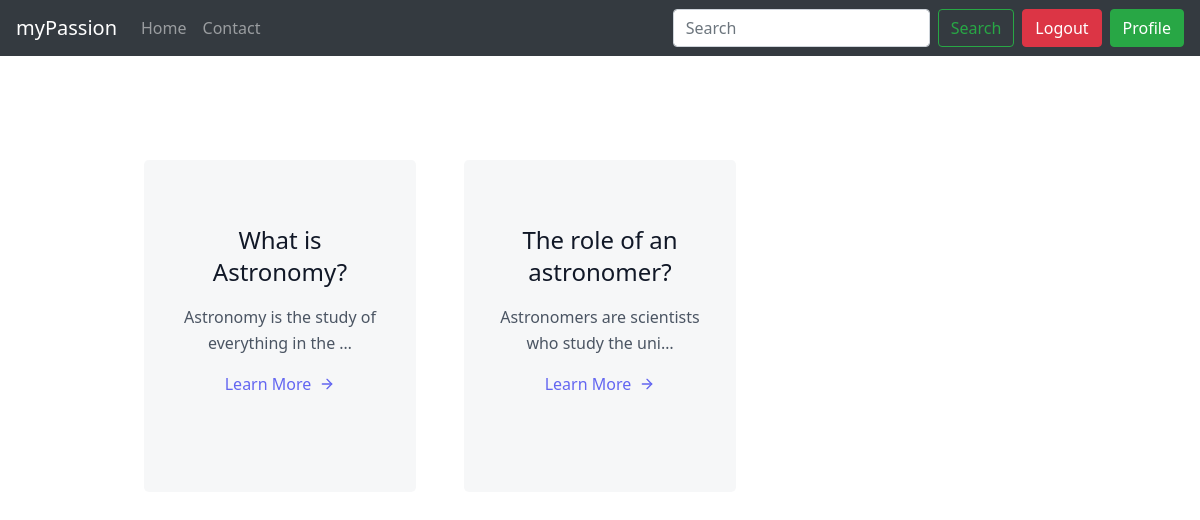
Screenshot of /viewMaterial/1 (signed in) with the database file from the repository.
### myPassion/models.py (models this page shows, shortened)
class Post(models.Model):
    title = models.TextField()
    desc = models.TextField()
    video = models.FileField(upload_to='videos', blank=True)

### myPassion/views.py (the view)
# urls.py: path("viewMaterial/<int:id>", views.viewMaterial, name="viewMaterial"),
@login_required(login_url='/login')
def viewMaterial(request, id):
    course = Course.objects.get(id=id)
    user = request.user
    if user in course.enrolled_users.all():
        if course in user.enrolled_courses.all():
            return render(request, "CourseIndexPage.html", {
                "Posts" : course.posts.all(),
                "courseId": course.id
            })

### myPassion/templates/CourseIndexPage.html
{% extends "layout.html" %}
{% block body %}
<link href="https://unpkg.com/tailwindcss@^2/dist/tailwind.min.css" rel="stylesheet">
<section class="text-gray-600 body-font">
  <div class="container px-5 py-24 mx-auto">
    <div class="flex flex-wrap -m-4">
      {% for post in Posts %}
      <div class="p-4 lg:w-1/3">
        <div class="h-full bg-gray-100 bg-opacity-75 px-8 pt-16 pb-24 rounded-lg overflow-hidden text-center relative">
          <h1 class="title-font sm:text-2xl text-xl font-medium text-gray-900 mb-3">{{post.title}}</h1>
          <p class="leading-relaxed mb-3">{{post.desc|truncatechars:45}}</p>
          <a class="text-indigo-500 inline-flex items-center" href="/ViewChapter/{{courseId}}/{{post.id}}">Learn More
            <svg class="w-4 h-4 ml-2" viewBox="0 0 24 24" stroke="currentColor" stroke-width="2" fill="none" stroke-linecap="round" stroke-linejoin="round">
              <path d="M5 12h14"></path>
              <path d="M12 5l7 7-7 7"></path>
            </svg>
          </a>
        </div>
      </div>
      {% endfor %}
    </div>
  </div>
</section>
{% endblock %}

### rows the page displays
Post: title "What is Astronomy?", desc "Astronomy is the study of everything in the …"
Post: title "The role of an astronomer?", desc "Astronomers are scientists who study the uni…"
